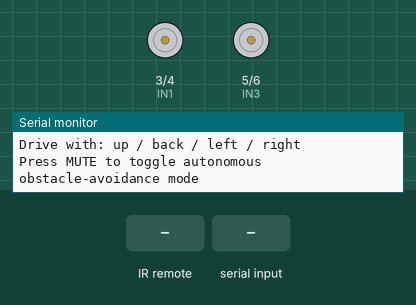
Simulated run of this sketch. Board: Arduino Uno, built with avr-gcc and run on an emulated ATmega328P. Parts: motor-driver pin pairs drawn as motors (green arrow = first pin HIGH = forward, orange = second pin HIGH = backward, longer = more drive, scaled by the enable pin), the last lines printed to the serial monitor. The test bench sets the inputs (shaded band).

Above: at 1.2 s.
1.3 s: infrared code 0xE718FF00 received
At 2.5 s:
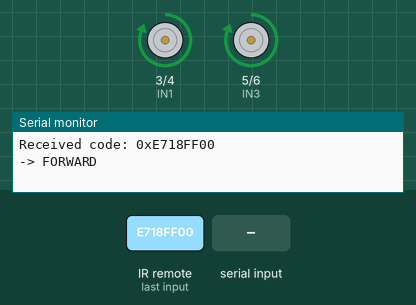
2.8 s: infrared code 0xAD52FF00 received
At 3.8 s:
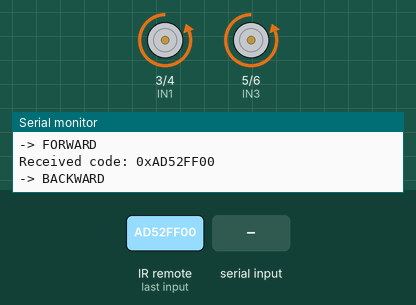
4.3 s: "R90\n" received over Serial
At 4.9 s:
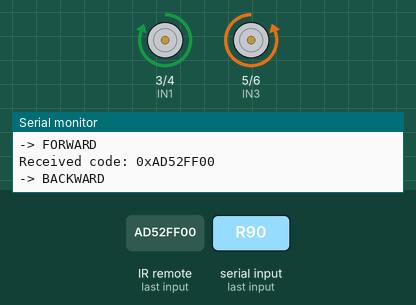
5.8 s: byte 76 ('L') received over Serial
At 6.1 s:
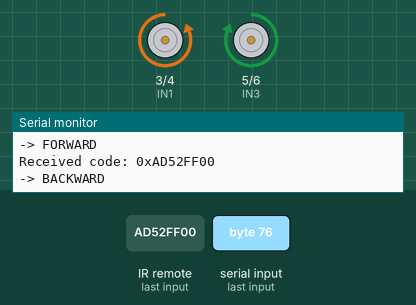
7.3 s: "B90\n" received over Serial
At 8.4 s:
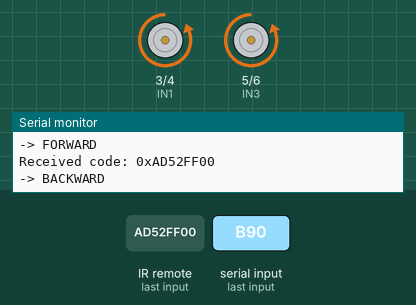
8.8 s: "F90\n" received over Serial
At 9.5 s:
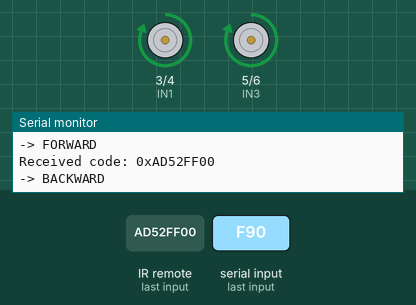
Timing chart, 0 to 11.3 s (numbered marks = the images above; inputs shaded):
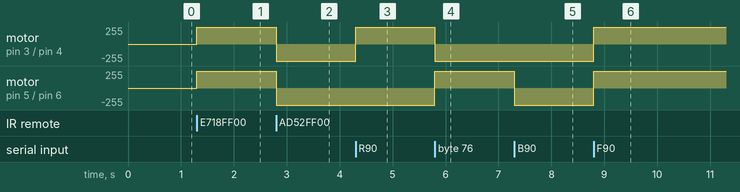

The sketch:

osoyoo_ir_remote.ino
```cpp
// #AadityaTandon
/*
  Osoyoo V2.1 Robot Car - IR Remote + Autonomous Driving
  --------------------------------------------------------
  Drives the car's motors via the OSOYOO Model X motor driver module.
  Two ways to control it:
    1) IR remote (forward/back/left/right, as before)
    2) Autonomous obstacle-avoidance mode using 4 ultrasonic sensors,
       toggled on/off with the MUTE button on the remote

  WIRING (as actually connected -- see wiring_diagram.svg):
    IR receiver module:
      S (signal) -> Arduino pin 8
      -  (GND)   -> GND
      +  (VCC)   -> 5V

    OSOYOO Model X motor driver:
      ENA -> D2
      IN1 -> D3
      IN2 -> D4
      IN3 -> D5
      IN4 -> D6
      ENB -> D7

    A SEPARATE Arduino now handles the 4 ultrasonic sensors (see
    sensor_arduino.ino) and sends distance readings over a serial
    link:
      Sensor Arduino pin 2 (TX) -> this board's pin 10 (RX)
      Sensor Arduino GND         -> this board's GND

    NOTE: this file's LINK_RX #define below is 10. An earlier version
    of this comment said pin 12 -- if your sensor Arduino's TX wire is
    physically connected to pin 12 instead, either move the wire to
    pin 10 or change LINK_RX to 12 so the #define and the physical
    wiring agree.

  NOTE: pins 2 and 7 don't support true PWM on an Uno, so ENA/ENB
  will run the motors at a fixed full speed rather than a variable
  one -- MOTOR_SPEED below won't finely control speed on this wiring,
  just on/off. That's fine for basic driving.

  LIBRARY:
    IRremote by shirriff / z3t0 / Armin Joachimsmeyer (v3.x/v4.x API)
    SoftwareSerial (built into the Arduino IDE, no install needed)

  REMOTE MAPPING:
    This remote's physical button layout doesn't match a generic
    numeric-keypad assumption, so buttons are now named by function
    and mapped to the ACTUAL codes captured from Serial Monitor.
    Press MUTE to toggle autonomous driving on/off. Pressing any
    drive button (forward/back/left/right) while autonomous mode is
    on immediately switches back to manual control.
*/

#include <IRremote.hpp>
#include <SoftwareSerial.h>

#define IR_RECEIVE_PIN 8

// Motor driver pins (matches actual wiring)
#define ENA 2
#define IN1 3
#define IN2 4
#define IN3 5
#define IN4 6
#define ENB 7

#define MOTOR_SPEED 150   // 0-255, raise/lower to taste

// Link to the sensor Arduino
#define LINK_RX 10  // receives from sensor Arduino's TX
#define LINK_TX 12  // not actually used, but SoftwareSerial needs a pin defined
SoftwareSerial sensorLink(LINK_RX, LINK_TX);

// Latest readings from the sensor Arduino (updated every loop)
long distFront = 999, distBack = 999, distLeft = 999, distRight = 999;

#define OBSTACLE_DISTANCE_CM 30   // how close is "too close"
#define TURN_TIME_MS 400          // how long to turn when avoiding

bool autoMode = false;

// ---- Drive buttons: fill these in as you confirm each one ----
// NOTE: only BTN_FORWARD is confirmed right now. The other four are
// deliberately left OUT of the switch below (not just set to 0)
// because a switch can't have duplicate case values -- once you
// send me each real code, uncomment the matching #define AND the
// matching case line in loop().
#define BTN_FORWARD  0xE718FF00  // confirmed: "up arrow"
#define BTN_BACKWARD 0xAD52FF00  // confirmed: "down/back"
#define BTN_LEFT     0xF708FF00  // confirmed: "left"
#define BTN_RIGHT    0xA55AFF00  // confirmed: "right"
// #define BTN_STOP     0x________FF00  // TODO: press "OK/stop", paste code here

// ---- Other buttons already confirmed from your Serial output ----
#define BTN_MUTE   0xB946FF00
#define BTN_PLAY   0xBB44FF00
#define BTN_NEXT   0xBC43FF00
#define BTN_MINUS  0xEA15FF00

void setup() {
  Serial.begin(9600);
  while (!Serial) {}

  pinMode(ENA, OUTPUT);
  pinMode(IN1, OUTPUT);
  pinMode(IN2, OUTPUT);
  pinMode(IN3, OUTPUT);
  pinMode(IN4, OUTPUT);
  pinMode(ENB, OUTPUT);
  motorsStop();

  sensorLink.begin(9600);

  IrReceiver.begin(IR_RECEIVE_PIN, ENABLE_LED_FEEDBACK);
  Serial.println(F("Osoyoo IR Remote Car ready."));
  Serial.println(F("Drive with: up / back / left / right"));
  Serial.println(F("Press MUTE to toggle autonomous obstacle-avoidance mode"));
}

void loop() {
  // ---- Serial commands from Raspberry Pi ----
  // Single-character commands: F=forward B=backward L=left R=right S=stop
  if (Serial.available() > 0) {
    char cmd = Serial.read();
    switch (cmd) {
      case 'F': motorsForward();  break;
      case 'B': motorsBackward(); break;
      case 'L': motorsLeft();     break;
      case 'R': motorsRight();    break;
      case 'S': motorsStop();     break;
      default: break; // ignore newlines / unknown chars
    }
  }

  // ---- IR remote ----
  if (IrReceiver.decode()) {
    uint32_t code = IrReceiver.decodedIRData.decodedRawData;

    // Skip noise/incomplete repeat frames
    if (code == 0) {
      IrReceiver.resume();
      return;
    }

    Serial.print(F("Received code: 0x"));
    Serial.println(code, HEX);

    switch (code) {
      case BTN_FORWARD:  autoMode = false; Serial.println(F("-> FORWARD"));  motorsForward();  break;
      case BTN_BACKWARD: autoMode = false; Serial.println(F("-> BACKWARD")); motorsBackward(); break;
      case BTN_LEFT:      autoMode = false; Serial.println(F("-> LEFT"));     motorsLeft();     break;
      case BTN_RIGHT:     autoMode = false; Serial.println(F("-> RIGHT"));    motorsRight();    break;
      // Once BTN_STOP is uncommented above, add its case line here too:
      // case BTN_STOP: autoMode = false; Serial.println(F("-> STOP")); motorsStop(); break;

      case BTN_MUTE:
        autoMode = !autoMode;
        motorsStop();
        Serial.print(F("-> AUTONOMOUS MODE "));
        Serial.println(autoMode ? F("ON") : F("OFF"));
        break;
      case BTN_PLAY:  Serial.println(F("-> PLAY/PAUSE")); break;
      case BTN_NEXT:  Serial.println(F("-> NEXT"));  break;
      case BTN_MINUS: Serial.println(F("-> VOL -")); break;

      case 0xFFFFFFFF:
        Serial.println(F("-> (repeat - button held down)"));
        break;
      default:
        Serial.println(F("-> Unknown button (see raw code above)"));
        break;
    }

    IrReceiver.resume();
  }

  // ---- Read latest sensor data from the sensor Arduino ----
  readSensorLink();

  // ---- Autonomous obstacle avoidance ----
  if (autoMode) {
    driveAutonomously();
  }
}

void readSensorLink() {
  // Sensor Arduino sends lines like: F35 B120 L60 R45
  if (sensorLink.available()) {
    String line = sensorLink.readStringUntil('\n');
    int fIdx = line.indexOf('F');
    int bIdx = line.indexOf('B');
    int lIdx = line.indexOf('L');
    int rIdx = line.indexOf('R');
    if (fIdx >= 0 && bIdx >= 0 && lIdx >= 0 && rIdx >= 0) {
      distFront = line.substring(fIdx + 1, bIdx).toInt();
      distBack  = line.substring(bIdx + 1, lIdx).toInt();
      distLeft  = line.substring(lIdx + 1, rIdx).toInt();
      distRight = line.substring(rIdx + 1).toInt();
    }
  }
}

void driveAutonomously() {
  if (distFront > OBSTACLE_DISTANCE_CM) {
    motorsForward();
  } else {
    // Front is blocked -- stop and figure out which way is clearer
    motorsStop();
    delay(150);

    if (distLeft < OBSTACLE_DISTANCE_CM && distRight < OBSTACLE_DISTANCE_CM) {
      // Boxed in on both sides too -- back up if there's room
      if (distBack > OBSTACLE_DISTANCE_CM) {
        motorsBackward();
        delay(TURN_TIME_MS);
      }
      motorsStop();
    } else if (distLeft > distRight) {
      motorsLeft();
      delay(TURN_TIME_MS);
      motorsStop();
    } else {
      motorsRight();
      delay(TURN_TIME_MS);
      motorsStop();
    }
  }
}

// ---- Motor control ----
// Left side: ENA / IN1 / IN2   Right side: ENB / IN3 / IN4
// If your car drives backward when you press forward (or turns the
// wrong way), swap the HIGH/LOW pair for that side below.

void motorsForward() {
  analogWrite(ENA, MOTOR_SPEED);
  analogWrite(ENB, MOTOR_SPEED);
  digitalWrite(IN1, HIGH);
  digitalWrite(IN2, LOW);
  digitalWrite(IN3, HIGH);
  digitalWrite(IN4, LOW);
}

void motorsBackward() {
  analogWrite(ENA, MOTOR_SPEED);
  analogWrite(ENB, MOTOR_SPEED);
  digitalWrite(IN1, LOW);
  digitalWrite(IN2, HIGH);
  digitalWrite(IN3, LOW);
  digitalWrite(IN4, HIGH);
}

void motorsLeft() {
  analogWrite(ENA, MOTOR_SPEED);
  analogWrite(ENB, MOTOR_SPEED);
  digitalWrite(IN1, LOW);
  digitalWrite(IN2, HIGH);
  digitalWrite(IN3, HIGH);
  digitalWrite(IN4, LOW);
}

void motorsRight() {
  analogWrite(ENA, MOTOR_SPEED);
  analogWrite(ENB, MOTOR_SPEED);
  digitalWrite(IN1, HIGH);
  digitalWrite(IN2, LOW);
  digitalWrite(IN3, LOW);
  digitalWrite(IN4, HIGH);
}

void motorsStop() {
  analogWrite(ENA, 0);
  analogWrite(ENB, 0);
  digitalWrite(IN1, LOW);
  digitalWrite(IN2, LOW);
  digitalWrite(IN3, LOW);
  digitalWrite(IN4, LOW);
}
```

Measured:
- after the input at 1.3 s, motor on pin 3 (IN1) / pin 4 (IN2), motor on pin 5 (IN3) / pin 6 (IN4): stopped → forward 255/255 at once
- after the input at 2.8 s, motor on pin 3 (IN1) / pin 4 (IN2), motor on pin 5 (IN3) / pin 6 (IN4): forward 255/255 → backward 255/255 at once
- after the input at 4.3 s, motor on pin 3 (IN1) / pin 4 (IN2): backward 255/255 → forward 255/255 at once
- after the input at 5.8 s, motor on pin 3 (IN1) / pin 4 (IN2): forward 255/255 → backward 255/255 at once; motor on pin 5 (IN3) / pin 6 (IN4): backward 255/255 → forward 255/255 at once
- after the input at 7.3 s, motor on pin 5 (IN3) / pin 6 (IN4): forward 255/255 → backward 255/255 at once
- after the input at 8.8 s, motor on pin 3 (IN1) / pin 4 (IN2), motor on pin 5 (IN3) / pin 6 (IN4): backward 255/255 → forward 255/255 at once
